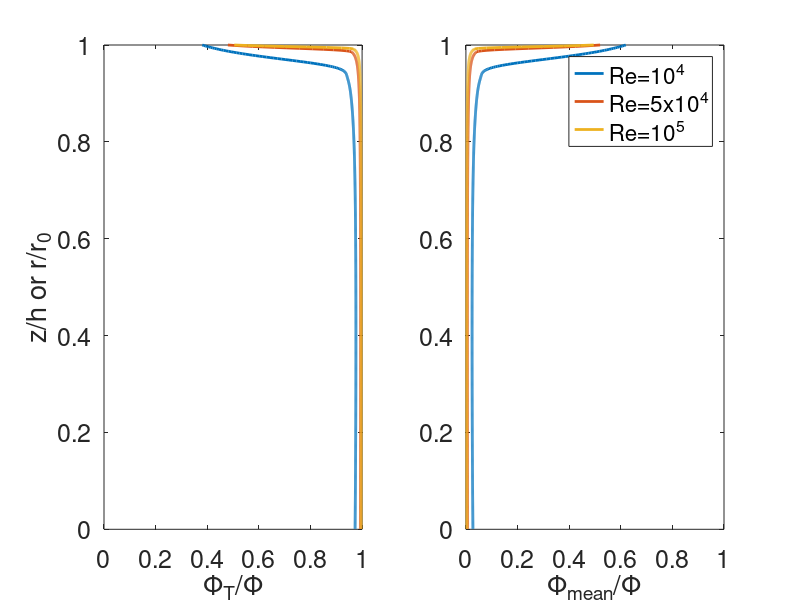

Source code (MATLAB):
% Plot turbulent and viscous dissipation profiles (Fig. 5)

clear all
close all

Relist=[10000 50000 100000];

for i=1:length(Relist)

h=0.01;    % Subglacial gap half-width (m)

% Typical 0 deg conditions used in ice sheet subglacial modeling
k=0.558; % Thermal conductivity of water (W/m/K)
cw=4.22e3; %specific heat capacity of water (J/kg/K)
mu=1.787e-3; % Dynamic viscosity of water at 0 degC (Pa s)

rhow=1000; % Density of water (kg/m3)
kappa=k/(rhow*cw); % Thermal diffusivity
nu=mu/rhow; % Kinematic viscosity (m2/s)

Q=1; % Set to 0 to turn off internal heat generation

dz=0.001*h;    
J=ceil(2*h/dz+1);
z=-h:dz:h;

% Get velocity profile
y=0:dz:h;
Re=Relist(i); % Prescribe bulk Reynolds number
vonK=0.4; % Von Karman constant
B=5; % Constant to use in log-law
Cf=fzero(@(Cf) -sqrt(2/Cf)+1/vonK*log(Re*sqrt(Cf)/2/sqrt(2))-1/vonK+B,0.009); % Friction factor (from log-law, A/A eqn 1.5)
u_b=Re*nu/(2*h); % Bulk mean velocity -- A/A uses 2h, where h is half-width, but Re should depend on hydraulic radius?
tau_w=Cf*rhow*u_b^2/2; % Wall shear stress
u_tau=(tau_w/rhow)^0.5; % Friction velocity (inner velocity scale)
yplus=y.*u_tau./nu; % Non-dimensional y coordinate near wall
eta=y./h; % Non-dimensional y coordinate far from the wall
wake=2*pi/vonK*(3.*eta.^2-2.*eta.^3); % Wake function for defect layer
uplus(yplus<=20)=yplus(yplus<=20)-1.2533e-4*yplus(yplus<=20).^4+3.9196e-6.*yplus(yplus<=20).^5; % Velocity smooth profile (transition at yplus=20)
uplus(yplus>20)=1/vonK*log(yplus(yplus>20))+B; % Log-layer
u=[uplus'.*(u_tau);flip(uplus(1:end-1))'.*(u_tau)]; 

% Turbulent dissipation profile (based on Abe and Antonia, missing interior portion)
% depth-integrated E=<epsilon_bar>+<nu*(du/dz)^2>=(2.54.*log(yplus)+2.41).*u_tau^3;
% eps here epsilon_bar, NOT depth-integrated!
outer=find((h-abs(z))/h>0.2);
eps(outer)=(2.45./((h-abs(z(outer)))./h)-1.7).*u_tau^3/h;
inner=find((h-abs(z))/h<=0.2);
eps(inner)=(2.54./((h-abs(z(inner)))./h)-2.6).*u_tau^3/h;
% Inner portion of turbulent dissipation function (very near wall)
hplus=u_tau*h/nu;
[ii,jj]=find(abs(y/h-30/hplus)==(min(abs(y/h-30/hplus))));
wall=find((h-abs(z))/h<30/hplus);
eps(wall)=eps(jj);

vis=nu.*(diff(u)./dz).^2;
vis=[vis;vis(end)];

% % Get eddy diffusivity
tau=tau_w.*z./h; % Laminar shear stress distribution - linear
nu_T=-(tau(1:end-1)+tau(2:end))./2./(rhow.*diff(u')./dz)-nu; % Eddy viscosity (at half-nodes)
nu_T(nu_T<0)=0;
kappa_T=nu_T; % Eddy diffusivity from Reynolds' analogy (at half-nodes)


totaldiss=vis'+eps;

% Integrated total dissipation -- FOR CIRCULAR PIPE
r=0:dz:h;
epshalf=eps((J+1)/2:end); % Across radius r0 (center to wall)
vishalf=vis((J+1)/2:end)';
E=zeros(1,length(epshalf));epsint=zeros(1,length(epshalf));visint=zeros(1,length(epshalf));
E(1)=2*pi*r(1)*(epshalf(1)+vishalf(1));
epsint(1)=2*pi*r(1)*epshalf(1);
visint(1)=2*pi*r(1)*vishalf(1);
for i=2:length(epshalf)
    epsint(i)=trapz(epshalf(1:i))*2*pi*r(i)*dz;
    visint(i)=trapz(vishalf(1:i))*2*pi*r(i)*dz;
    E(i)=trapz(epshalf(1:i)+vishalf(1:i))*2*pi*r(i)*dz;
end
eps_norm=epsint./E;
vis_norm=visint./E;
E_norm=E./(E(end));


figure(1);subplot(1,2,1);plot(eps_norm,z((J+1)/2:end)/h,'linewidth',2);hold on;subplot(1,2,2);plot(vis_norm,z((J+1)/2:end)/h,'linewidth',2);hold on

end



figure(1);set(gca,'FontSize',18);
subplot(1,2,1);set(gca,'FontSize',18);xlabel('{\Phi}_T/{\Phi}');
ylabel('z/h or r/r_0');
 axis([0 1 0 1]);
subplot(1,2,2);xlabel('{\Phi}_{mean}/{\Phi}');axis([0 1 0 1]);
legend('Re=10^{4}','Re=5x10^{4}','Re=10^{5}')



